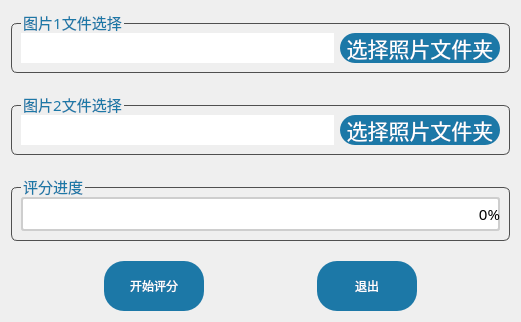
<?xml version="1.0" encoding="UTF-8"?>
<ui version="4.0">
 <class>Form</class>
 <widget class="QWidget" name="Form">
  <property name="geometry">
   <rect>
    <x>0</x>
    <y>0</y>
    <width>521</width>
    <height>315</height>
   </rect>
  </property>
  <property name="windowTitle">
   <string>Form</string>
  </property>
  <layout class="QVBoxLayout" name="verticalLayout_3">
   <property name="spacing">
    <number>20</number>
   </property>
   <item>
    <layout class="QVBoxLayout" name="verticalLayout_2">
     <item>
      <widget class="QGroupBox" name="choose_pho_gbox">
       <property name="font">
        <font>
         <family>微软雅黑</family>
         <pointsize>11</pointsize>
         <weight>50</weight>
         <bold>false</bold>
        </font>
       </property>
       <property name="styleSheet">
        <string notr="true">QGroupBox{
    border: 1px solid  rgb(80, 80, 80);
    border-radius:6px;
    margin-top:12px;
}
QGroupBox:title {
    color:rgb(28, 120, 167);
    subcontrol-origin: margin;
    left: 10px;
}
</string>
       </property>
       <property name="title">
        <string>图片1文件选择</string>
       </property>
       <layout class="QVBoxLayout" name="verticalLayout_7">
        <property name="spacing">
         <number>6</number>
        </property>
        <property name="leftMargin">
         <number>9</number>
        </property>
        <property name="topMargin">
         <number>9</number>
        </property>
        <property name="rightMargin">
         <number>9</number>
        </property>
        <property name="bottomMargin">
         <number>9</number>
        </property>
        <item>
         <layout class="QHBoxLayout" name="horizontalLayout_7">
          <item>
           <widget class="QLineEdit" name="pho_addr_show_le">
            <property name="minimumSize">
             <size>
              <width>0</width>
              <height>30</height>
             </size>
            </property>
            <property name="font">
             <font>
              <family>Times New Roman</family>
              <pointsize>12</pointsize>
             </font>
            </property>
            <property name="styleSheet">
             <string notr="true">border:none;</string>
            </property>
            <property name="inputMethodHints">
             <set>Qt::ImhNone</set>
            </property>
            <property name="readOnly">
             <bool>true</bool>
            </property>
            <property name="cursorMoveStyle">
             <enum>Qt::LogicalMoveStyle</enum>
            </property>
           </widget>
          </item>
          <item>
           <widget class="QPushButton" name="choose_pho_btn">
            <property name="minimumSize">
             <size>
              <width>160</width>
              <height>30</height>
             </size>
            </property>
            <property name="maximumSize">
             <size>
              <width>160</width>
              <height>30</height>
             </size>
            </property>
            <property name="font">
             <font>
              <family>楷体</family>
              <pointsize>16</pointsize>
              <weight>50</weight>
              <italic>false</italic>
              <bold>false</bold>
             </font>
            </property>
            <property name="styleSheet">
             <string notr="true">QPushButton:hover {
	background-color: rgb(58, 189, 236);
}

QPushButton:pressed {
	
	background-color: rgb(27, 87, 126);
}

QPushButton {
	background-color: rgb(28, 120, 167);
	color: rgb(255, 255, 255);
	font: 16pt &quot;楷体&quot;;
	border-radius: 15px;
	border: 4px;
}</string>
            </property>
            <property name="text">
             <string>选择照片文件夹</string>
            </property>
           </widget>
          </item>
         </layout>
        </item>
       </layout>
      </widget>
     </item>
     <item>
      <widget class="QGroupBox" name="choose_pho_gbox_3">
       <property name="font">
        <font>
         <family>微软雅黑</family>
         <pointsize>11</pointsize>
         <weight>50</weight>
         <bold>false</bold>
        </font>
       </property>
       <property name="styleSheet">
        <string notr="true">QGroupBox{
    border: 1px solid  rgb(80, 80, 80);
    border-radius:6px;
    margin-top:12px;
}
QGroupBox:title {
    color:rgb(28, 120, 167);
    subcontrol-origin: margin;
    left: 10px;
}
</string>
       </property>
       <property name="title">
        <string>图片2文件选择</string>
       </property>
       <layout class="QVBoxLayout" name="verticalLayout_8">
        <property name="spacing">
         <number>6</number>
        </property>
        <property name="leftMargin">
         <number>9</number>
        </property>
        <property name="topMargin">
         <number>9</number>
        </property>
        <property name="rightMargin">
         <number>9</number>
        </property>
        <property name="bottomMargin">
         <number>9</number>
        </property>
        <item>
         <layout class="QHBoxLayout" name="horizontalLayout_8">
          <item>
           <widget class="QLineEdit" name="pho_addr_show_le_2">
            <property name="minimumSize">
             <size>
              <width>0</width>
              <height>30</height>
             </size>
            </property>
            <property name="font">
             <font>
              <family>Times New Roman</family>
              <pointsize>12</pointsize>
             </font>
            </property>
            <property name="styleSheet">
             <string notr="true">border:none;</string>
            </property>
            <property name="inputMethodHints">
             <set>Qt::ImhNone</set>
            </property>
            <property name="readOnly">
             <bool>true</bool>
            </property>
            <property name="cursorMoveStyle">
             <enum>Qt::LogicalMoveStyle</enum>
            </property>
           </widget>
          </item>
          <item>
           <widget class="QPushButton" name="choose_pho_btn_2">
            <property name="minimumSize">
             <size>
              <width>160</width>
              <height>30</height>
             </size>
            </property>
            <property name="maximumSize">
             <size>
              <width>160</width>
              <height>30</height>
             </size>
            </property>
            <property name="font">
             <font>
              <family>楷体</family>
              <pointsize>16</pointsize>
              <weight>50</weight>
              <italic>false</italic>
              <bold>false</bold>
             </font>
            </property>
            <property name="styleSheet">
             <string notr="true">QPushButton:hover {
	background-color: rgb(58, 189, 236);
}

QPushButton:pressed {
	
	background-color: rgb(27, 87, 126);
}

QPushButton {
	background-color: rgb(28, 120, 167);
	color: rgb(255, 255, 255);
	font: 16pt &quot;楷体&quot;;
	border-radius: 15px;
	border: 4px;
}</string>
            </property>
            <property name="text">
             <string>选择照片文件夹</string>
            </property>
           </widget>
          </item>
         </layout>
        </item>
       </layout>
      </widget>
     </item>
     <item>
      <widget class="QGroupBox" name="choose_pho_gbox_2">
       <property name="font">
        <font>
         <family>微软雅黑</family>
         <pointsize>11</pointsize>
         <weight>50</weight>
         <bold>false</bold>
        </font>
       </property>
       <property name="styleSheet">
        <string notr="true">QGroupBox{
    border: 1px solid  rgb(80, 80, 80);
    border-radius:6px;
    margin-top:12px;
}
QGroupBox:title {
    color:rgb(28, 120, 167);
    subcontrol-origin: margin;
    left: 10px;
}
</string>
       </property>
       <property name="title">
        <string>评分进度</string>
       </property>
       <layout class="QVBoxLayout" name="verticalLayout">
        <property name="spacing">
         <number>6</number>
        </property>
        <property name="leftMargin">
         <number>9</number>
        </property>
        <property name="topMargin">
         <number>9</number>
        </property>
        <property name="rightMargin">
         <number>9</number>
        </property>
        <property name="bottomMargin">
         <number>9</number>
        </property>
        <item>
         <widget class="QProgressBar" name="progressBar_2">
          <property name="font">
           <font>
            <family>黑体</family>
            <pointsize>11</pointsize>
           </font>
          </property>
          <property name="styleSheet">
           <string notr="true">QProgressBar {
	border: 2px solid rgb(206, 206, 206);
	background-color:rgb(255, 255, 255);
	border-radius:3px ;
	boder-style: inset;  
}

QProgressBar::chunk{
	background-color:rgb(112, 112, 112); 
	border-radius:3px;  
	margin:2px;
}
</string>
          </property>
          <property name="value">
           <number>0</number>
          </property>
          <property name="alignment">
           <set>Qt::AlignRight|Qt::AlignTrailing|Qt::AlignVCenter</set>
          </property>
          <property name="textVisible">
           <bool>true</bool>
          </property>
          <property name="orientation">
           <enum>Qt::Horizontal</enum>
          </property>
          <property name="invertedAppearance">
           <bool>false</bool>
          </property>
          <property name="textDirection">
           <enum>QProgressBar::BottomToTop</enum>
          </property>
         </widget>
        </item>
       </layout>
      </widget>
     </item>
    </layout>
   </item>
   <item>
    <layout class="QHBoxLayout" name="horizontalLayout">
     <item>
      <widget class="QPushButton" name="start_mark_btn">
       <property name="enabled">
        <bool>true</bool>
       </property>
       <property name="minimumSize">
        <size>
         <width>100</width>
         <height>50</height>
        </size>
       </property>
       <property name="maximumSize">
        <size>
         <width>100</width>
         <height>50</height>
        </size>
       </property>
       <property name="styleSheet">
        <string notr="true">QPushButton:hover {
	background-color: rgb(58, 189, 236);
}

QPushButton:pressed {
	
	background-color: rgb(27, 87, 126);
}

QPushButton:disabled {
	
	background-color:rgb(244, 0, 0);
}

QPushButton {
	background-color: rgb(28, 120, 167);
	color: rgb(255, 255, 255);
	font: 16pt &quot;楷体&quot;;
	border-radius: 20px;
	border: 4px;
}</string>
       </property>
       <property name="text">
        <string>开始评分</string>
       </property>
      </widget>
     </item>
     <item>
      <widget class="QPushButton" name="exit_btn">
       <property name="enabled">
        <bool>true</bool>
       </property>
       <property name="minimumSize">
        <size>
         <width>100</width>
         <height>50</height>
        </size>
       </property>
       <property name="maximumSize">
        <size>
         <width>100</width>
         <height>50</height>
        </size>
       </property>
       <property name="styleSheet">
        <string notr="true">QPushButton:hover {
	background-color: rgb(58, 189, 236);
}

QPushButton:pressed {
	
	background-color: rgb(27, 87, 126);
}

QPushButton:disabled {
	
	background-color:rgb(244, 0, 0);
}

QPushButton {
	background-color: rgb(28, 120, 167);
	color: rgb(255, 255, 255);
	font: 16pt &quot;楷体&quot;;
	border-radius: 20px;
	border: 4px;
}</string>
       </property>
       <property name="text">
        <string>退出</string>
       </property>
      </widget>
     </item>
    </layout>
   </item>
  </layout>
 </widget>
 <resources/>
 <connections>
  <connection>
   <sender>choose_pho_btn</sender>
   <signal>clicked()</signal>
   <receiver>Form</receiver>
   <slot>choose_pho_1()</slot>
   <hints>
    <hint type="sourcelabel">
     <x>487</x>
     <y>48</y>
    </hint>
    <hint type="destinationlabel">
     <x>592</x>
     <y>49</y>
    </hint>
   </hints>
  </connection>
  <connection>
   <sender>choose_pho_btn_2</sender>
   <signal>clicked()</signal>
   <receiver>Form</receiver>
   <slot>choose_pho_2()</slot>
   <hints>
    <hint type="sourcelabel">
     <x>456</x>
     <y>117</y>
    </hint>
    <hint type="destinationlabel">
     <x>560</x>
     <y>118</y>
    </hint>
   </hints>
  </connection>
  <connection>
   <sender>start_mark_btn</sender>
   <signal>clicked()</signal>
   <receiver>Form</receiver>
   <slot>start()</slot>
   <hints>
    <hint type="sourcelabel">
     <x>184</x>
     <y>260</y>
    </hint>
    <hint type="destinationlabel">
     <x>175</x>
     <y>372</y>
    </hint>
   </hints>
  </connection>
  <connection>
   <sender>exit_btn</sender>
   <signal>clicked()</signal>
   <receiver>Form</receiver>
   <slot>bye()</slot>
   <hints>
    <hint type="sourcelabel">
     <x>353</x>
     <y>283</y>
    </hint>
    <hint type="destinationlabel">
     <x>362</x>
     <y>353</y>
    </hint>
   </hints>
  </connection>
 </connections>
 <slots>
  <slot>choose_pho_1()</slot>
  <slot>choose_pho_2()</slot>
  <slot>start()</slot>
  <slot>bye()</slot>
 </slots>
</ui>
